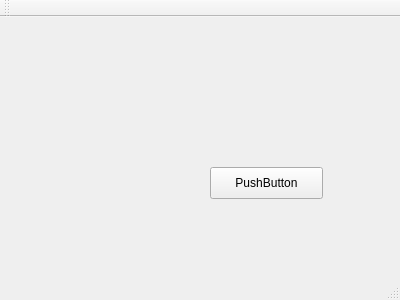
<?xml version="1.0" encoding="UTF-8"?>
<ui version="4.0">
 <class>MainWindow</class>
 <widget class="QMainWindow" name="MainWindow">
  <property name="geometry">
   <rect>
    <x>0</x>
    <y>0</y>
    <width>400</width>
    <height>300</height>
   </rect>
  </property>
  <property name="windowTitle">
   <string>MainWindow</string>
  </property>
  <widget class="QWidget" name="centralWidget">
   <widget class="QPushButton" name="pushButton">
    <property name="geometry">
     <rect>
      <x>210</x>
      <y>150</y>
      <width>113</width>
      <height>32</height>
     </rect>
    </property>
    <property name="text">
     <string>PushButton</string>
    </property>
   </widget>
  </widget>
  <widget class="QMenuBar" name="menuBar">
   <property name="geometry">
    <rect>
     <x>0</x>
     <y>0</y>
     <width>400</width>
     <height>22</height>
    </rect>
   </property>
  </widget>
  <widget class="QToolBar" name="mainToolBar">
   <attribute name="toolBarArea">
    <enum>TopToolBarArea</enum>
   </attribute>
   <attribute name="toolBarBreak">
    <bool>false</bool>
   </attribute>
  </widget>
  <widget class="QStatusBar" name="statusBar"/>
 </widget>
 <layoutdefault spacing="6" margin="11"/>
 <resources/>
 <connections/>
</ui>
